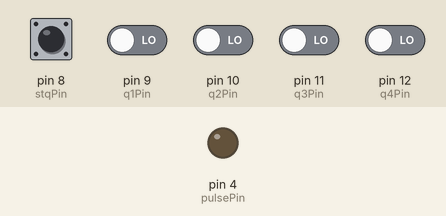
Recording of a sketch running on a simulated Arduino Mega 2560, built with avr-gcc and run on an emulated ATmega2560. Parts: output pins drawn as LEDs (lit = HIGH). Dashed ring = blinking. The test bench sets the inputs (shaded band); at power-on: pin 8 (stqPin) HIGH, pin 9 (q1Pin), pin 10 (q2Pin), pin 11 (q3Pin), pin 12 (q4Pin) LOW.

Above: at 0.5 s.
At 2.53 s:
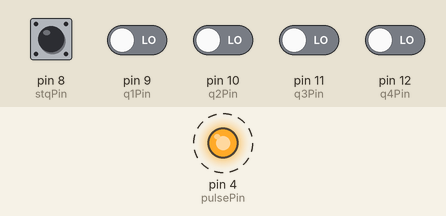
Timing chart, 0 to 3.0 s (numbered marks = the images above):
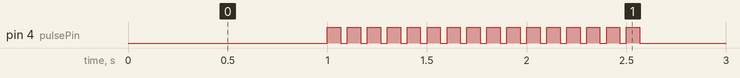

The sketch:

DTMFConverter.ino
```cpp
// DTMF to loop Disconnect files for Arduino.
// Hardware: Kevin Dodman,
// Software: Adam Dodman 30/12/18

// Timer library for easy interrupt management
#include "TimerOne.h"

// Define this so we can safely use interrupts with CircularBuffer
#define CIRCULAR_BUFFER_INT_SAFE

// This  needs to be installed by going to Tools -> Manage Libraries... -> Search for Circular Buffer by AgileWare
#include <CircularBuffer.h>

// Set these to match the pins driving the relay and DTMF board.
const int stqPin = 8;
const int q1Pin = 9;
const int q2Pin = 10;
const int q3Pin = 11;
const int q4Pin = 12;
const int pulsePin = 4;

// Pulse timings,  defaults should work fine. All in milliseconds.
const long offTime = 67;
const long onTime = 33;
const long digitTime = 1000;

//Store up to 50 digits, should be more than enough!
CircularBuffer<int,50> buffer;
bool stqRead = false;
// Volatile tells the compiler to keep  this in RAM at all times, needed for using it in interrupts.
volatile int dialPulses = 0;

void setup() {
  // Prep the timer, and then pause it
  Timer1.initialize(digitTime * 1000);
  Timer1.stop();
  // Init pins
  pinMode(q1Pin, INPUT);
  pinMode(q2Pin, INPUT);
  pinMode(q3Pin, INPUT);
  pinMode(q4Pin, INPUT);
  pinMode(pulsePin, OUTPUT);

  // If this is LOW, relay will start active
  digitalWrite(pulsePin, HIGH);
}

void pulseOff () {
  // Drive relay low, then set timer to turn it back on
  digitalWrite(pulsePin, HIGH);
  Timer1.attachInterrupt(pulseOn);
  Timer1.setPeriod(offTime * 1000);
}

void pulseOn () {
  // Turn the relay back on, then work out if we need to pulse again
  digitalWrite(pulsePin, LOW);
  dialPulses = dialPulses - 1;
  if (dialPulses > 0) {
    Timer1.attachInterrupt(pulseOff);
    Timer1.setPeriod(onTime * 1000);
  }
  else {
    Timer1.stop();
    Timer1.detachInterrupt();
  }
}
int getDTMFValue() {
  // Convert the 4 binary pins to an interger.
  int DTMFRead = 0;
  if (digitalRead(q1Pin) == HIGH) {
    DTMFRead += 1;
  }
  if (digitalRead(q2Pin) == HIGH) {
    DTMFRead += 2;
  }
  if (digitalRead(q3Pin) == HIGH) {
    DTMFRead += 4;
  }
  if (digitalRead(q4Pin) == HIGH) {
    DTMFRead += 8;
  }
  if (DTMFRead == 0) {
    // D is all off, so instead return 16 pulses.
    DTMFRead = 16;
  }
  return DTMFRead;
}

void loop() {
  // Check if we need to pulse out a new number
  if (!buffer.isEmpty() && dialPulses == 0) {
    dialPulses = buffer.shift();
    // Hold the relay on for 1 second before dialing starts, this is the inter-digit pulse
    digitalWrite(pulsePin, LOW);
    Timer1.attachInterrupt(pulseOff);
    Timer1.setPeriod(digitTime * 1000);
  }

  // Look at stq pin first, if its now low, reset stqRead for new number
  if(stqRead) {
    stqRead = digitalRead(stqPin);
  }

  // If Read isn't set, read the buffer and set the flag to true
  if (stqRead == false && digitalRead(stqPin) == HIGH) {
    buffer.push(getDTMFValue());
    stqRead = true;
  }
}
```

Measured:
- by itself, pin 4 (pulsePin): alternates HIGH for 0.07 s and LOW for 0.03 s, 32 changes in all, then stays LOW
